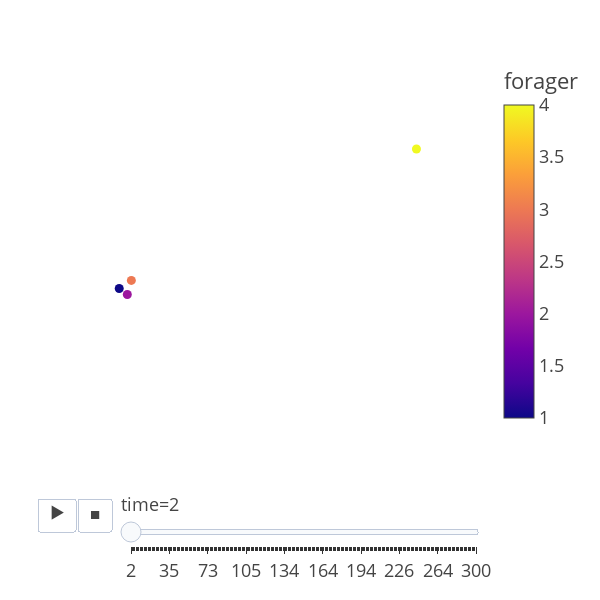

Source (notebook cell):
### Code cell
ft.animate_foragers(
    fish_4wpf_obj, plot_rewards=False, width=600, height=600, point_size=6
)
